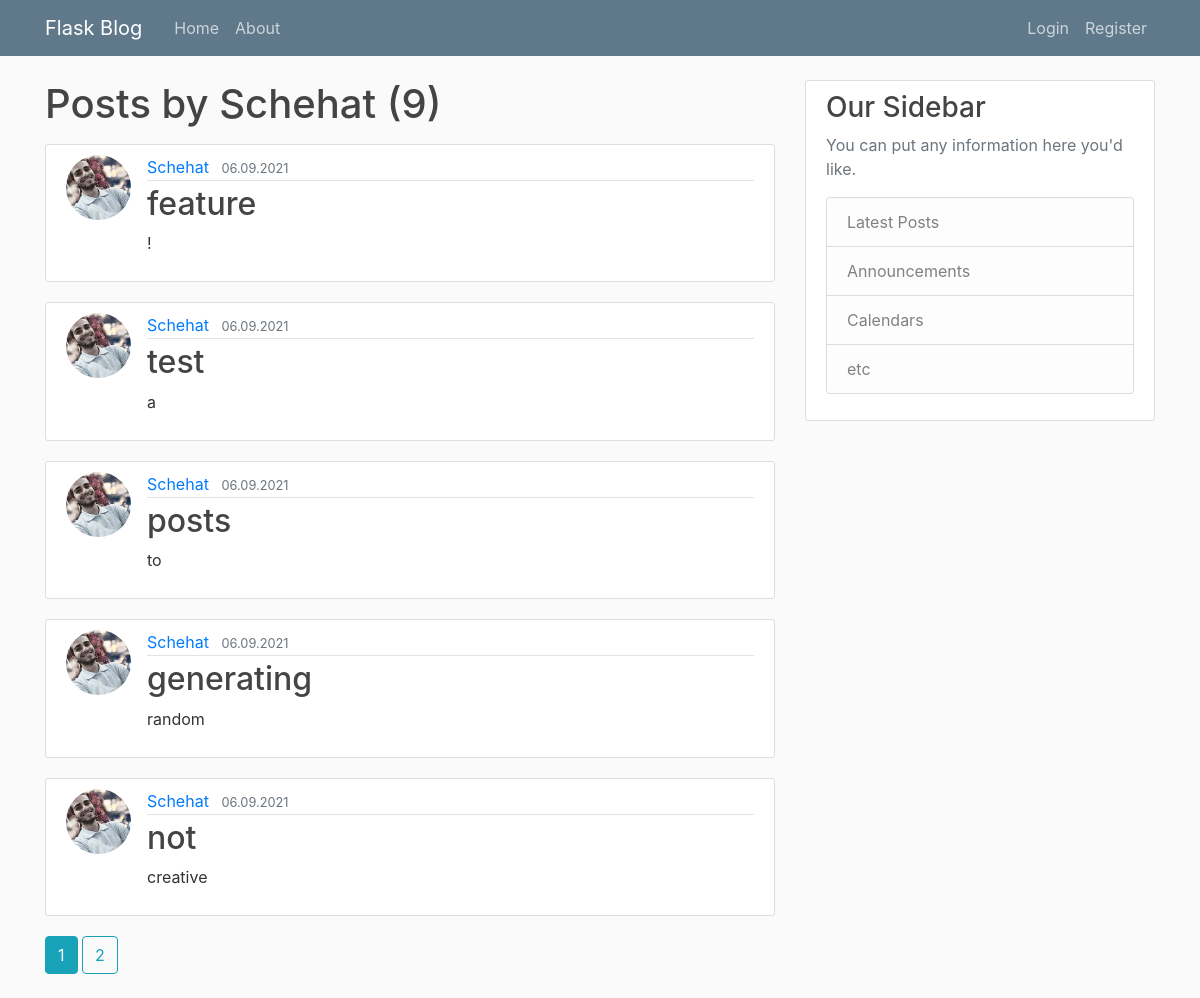
The page /user/Schehat on the database its author committed.
### app/models.py (models this page shows, shortened)
class User(db.Model, UserMixin):
    id = db.Column(db.Integer, primary_key=True)
    username = db.Column(db.String(20), unique=True, nullable=False)
    email = db.Column(db.String(120), unique=True, nullable=False)
    image_file = db.Column(db.String(20), nullable=False, default="default.jpg")
    password = db.Column(db.String(60), nullable=False)
    posts = db.relationship("Post", backref="author", lazy=True)

class Post(db.Model):
    id = db.Column(db.Integer, primary_key=True)
    title = db.Column(db.String(100), nullable=False)
    date_posted = db.Column(db.DateTime, nullable=False, default=datetime.utcnow)
    content = db.Column(db.Text, nullable=False)
    user_id = db.Column(db.Integer, db.ForeignKey("user.id"), nullable=False)

### app/routes.py (the view)
@app.route("/user/<string:username>")
def user_posts(username):
    page = request.args.get("page", 1, type=int)
    user = User.query.filter_by(username=username).first_or_404()
    posts = (
        Post.query.filter_by(author=user)
        .order_by(Post.date_posted.desc())
        .paginate(page=page, per_page=5)
    )
    return render_template("user_posts.html", posts=posts, user=user)

### app/templates/user_posts.html
{% extends "layout.html" %}
{% block content %}
    <h1 class="mb-3">Posts by {{ user.username }} ({{ posts.total }})</h1>
    {% for post in posts.items %}
        <article class="media content-section">
            <img class="rounded-circle article-img" src="{{ url_for('static', filename=post.author.image_file) }}"></img>
            <div class="media-body">
                <div class="article-metadata">
                    <a class="mr-2" href="{{ url_for('user_posts', username=post.author.username) }}">{{ post.author.username }}</a>
                    <small class="text-muted">{{ post.date_posted.strftime("%d.%m.%Y") }}</small>
                </div>
                <h2><a class="article-title" href="{{ url_for('post', post_id=post.id) }}">{{ post.title }}</a></h2>
                <p class="article-content">{{ post.content }}</p>
            </div>
        </article>
    {% endfor %}
    {% for page_num in posts.iter_pages(left_edge=1, right_edge=1, left_current=1, right_current=2) %}
        {% if page_num %}
            {% if posts.page == page_num %}
                <a class="btn btn-info mb-4" href="{{ url_for('user_posts', username=user.username, page=page_num) }}">{{ page_num }}</a>
            {% else %}
                <a class="btn btn-outline-info mb-4" href="{{ url_for('user_posts', username=user.username, page=page_num) }}">{{ page_num }}</a>
            {% endif %}
        {% else %}
            ...
        {% endif %}
    {% endfor %}
{% endblock content %}

### app/static/main.css (style rules this page uses)
body { background: #fafafa; color: #333333; margin-top: 5rem; }
h1, h2, h3, h4, h5, h6 { color: #444444; }
.content-section { background: #ffffff; padding: 10px 20px; border: 1px solid #dddddd; border-radius: 3px; margin-bottom: 20px; }
.article-title { color: #444444; }
.article-content { white-space: pre-line; }
.article-img { height: 65px; width: 65px; margin-right: 16px; }
.article-metadata { padding-bottom: 1px; margin-bottom: 4px; border-bottom: 1px solid #e3e3e3; }

### rows shown on the page
User: username "Schehat"
Post: image_file (picture), author.username "Schehat", date_posted "06.09.2021", title "feature", content "!"
Post: image_file (picture), author.username "Schehat", date_posted "06.09.2021", title "test", content "a"
Post: image_file (picture), author.username "Schehat", date_posted "06.09.2021", title "posts", content "to"
Post: image_file (picture), author.username "Schehat", date_posted "06.09.2021", title "generating", content "random"
Post: image_file (picture), author.username "Schehat", date_posted "06.09.2021", title "not", content "creative"

### other values the page prints
{{ posts.total }} "9"
{{ page_num }} "1"
{{ page_num }} "2"
